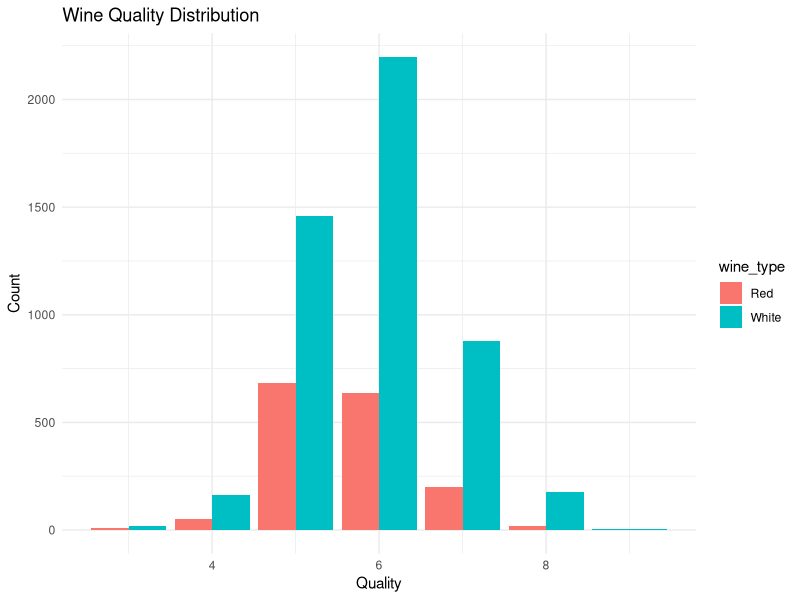
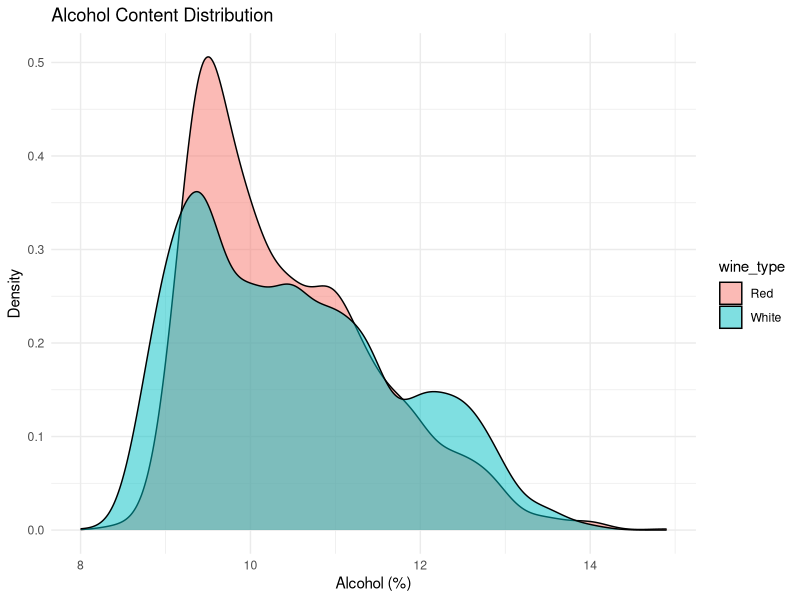
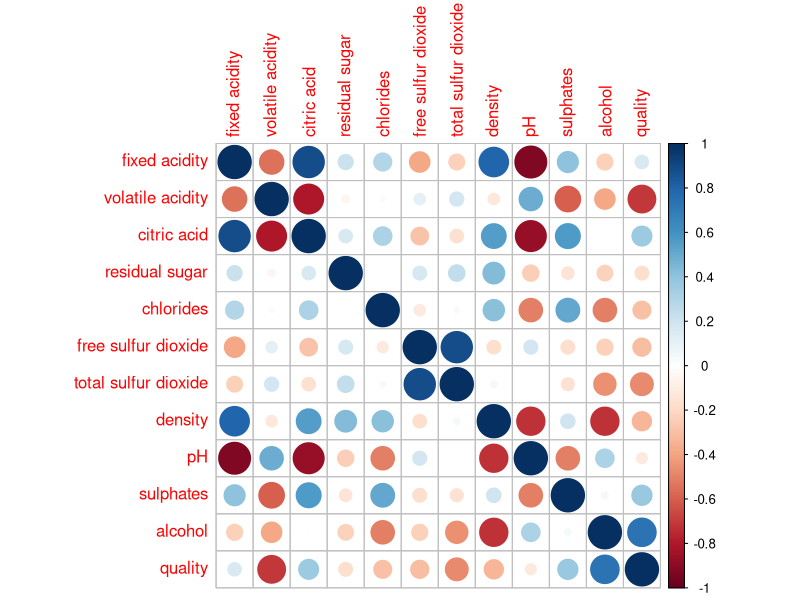
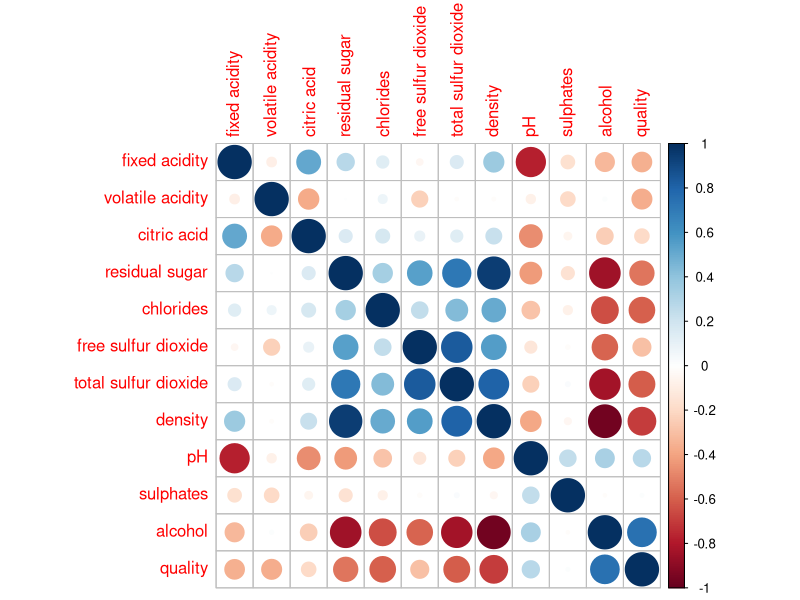
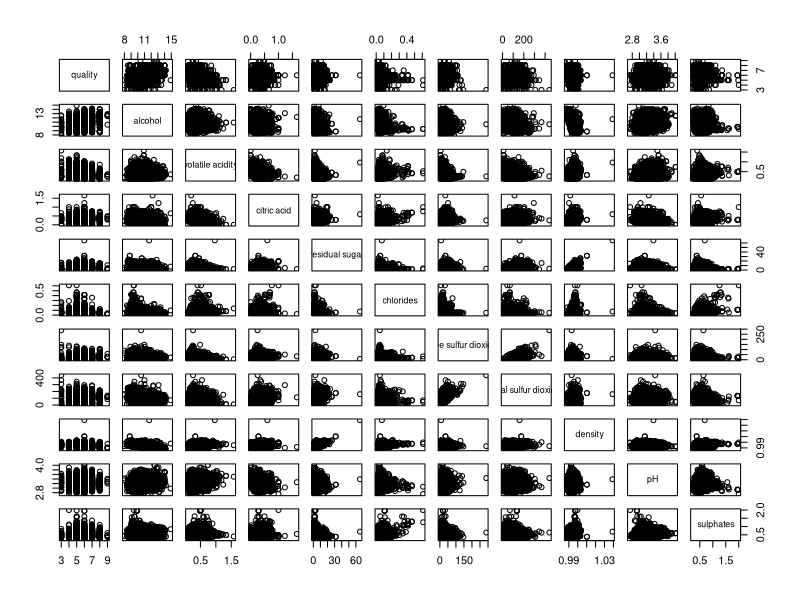
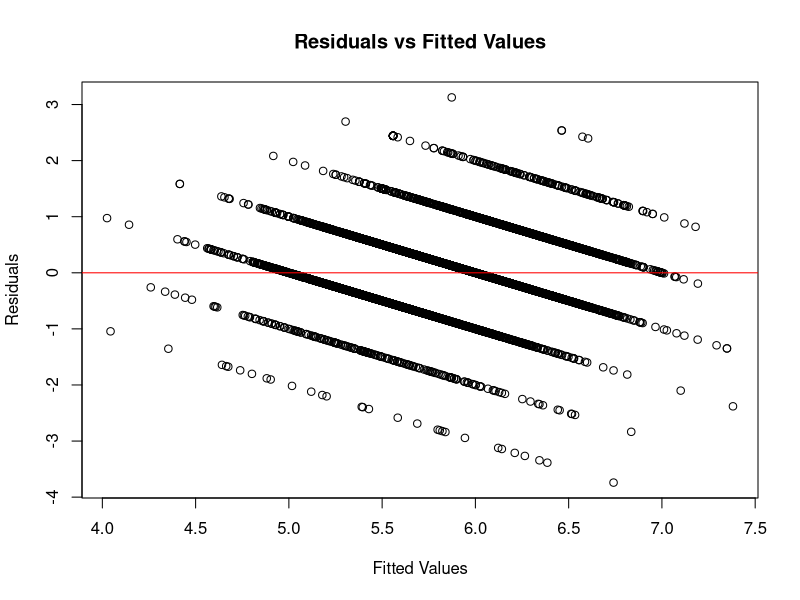
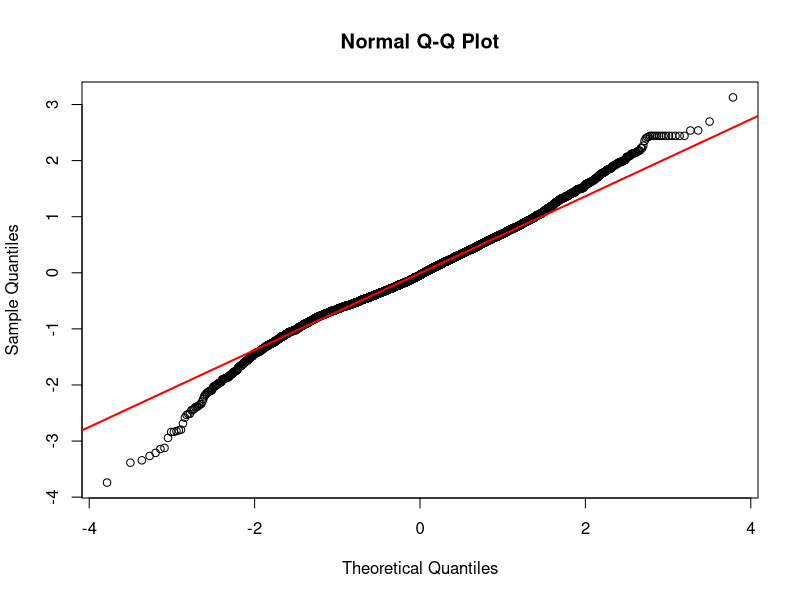
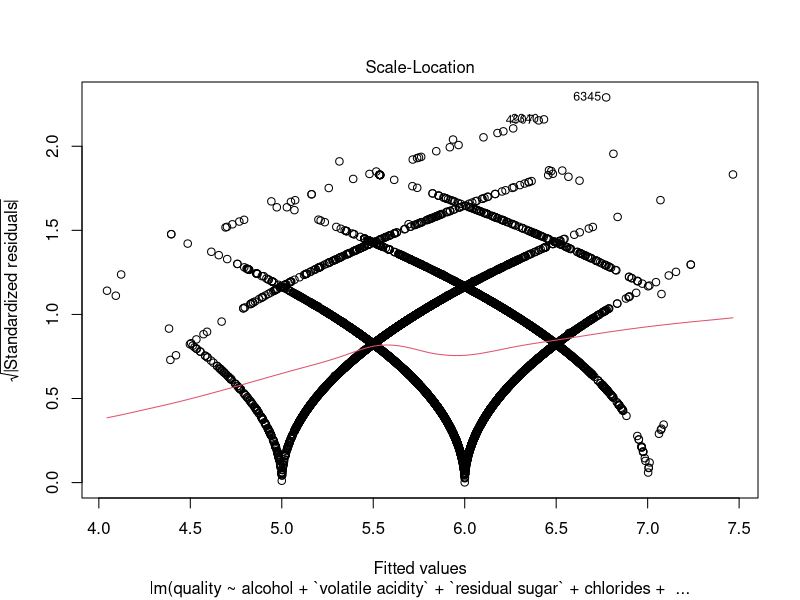

Write the R code that produced these figures, in order.
#install packages
install.packages("tidyverse")
install.packages('readxl')
install.packages('ggcorrplot')
install.packages('carData')
install.packages("corrplot")


# Load necessary libraries
library(tidyverse)  # For data manipulation and visualization
library(readxl)      # For reading Excel files
library(corrplot)
library(car)
#EDA

# Load the data sets
red_wine <- read_excel("winequality-red.xlsx")
white_wine <- read_excel("winequality-white.xlsx")

# Preview the data sets
head(red_wine)
head(white_wine)

# Red wine dataset overview
str(red_wine)
summary(red_wine)
sum(is.na(red_wine))

# White wine dataset overview
str(white_wine)
summary(white_wine)
sum(is.na(white_wine))

# Add a wine type column and combine datasets
red_wine <- red_wine %>% mutate(wine_type = "Red")
white_wine <- white_wine %>% mutate(wine_type = "White")

combined_wine <- bind_rows(red_wine, white_wine)

# Preview combined data
head(combined_wine)


#VISUALIZATION
# Quality distribution for red and white wines
combined_wine %>%
  ggplot(aes(x = quality, fill = wine_type)) +
  geom_bar(position = "dodge") +
  labs(title = "Wine Quality Distribution", x = "Quality", y = "Count") +
  theme_minimal()
#compare alcohol content
combined_wine %>%
  ggplot(aes(x = alcohol, fill = wine_type)) +
  geom_density(alpha = 0.5) +
  labs(title = "Alcohol Content Distribution", x = "Alcohol (%)",
       y = "Density") +theme_minimal()

# CORELLATION ANALYSIS
# Calculate correlation matrix for red wine
red_corr <- cor(select(red_wine, where(is.numeric)))


# Calculate correlation matrix for white wine
white_corr <- cor(select(white_wine, where(is.numeric)))

# Visualize correlation matrices
corrplot(cor(red_corr))
corrplot(cor(white_corr))

# Extract correlations with 'quality' for red wine
red_quality_corr <- red_corr[, "quality"] %>% sort(decreasing = TRUE)
print("Red Wine Correlations with Quality:")
print(red_quality_corr)

# Extract correlations with 'quality' for white wine
white_quality_corr <- white_corr[, "quality"] %>% sort(decreasing = TRUE)
print("White Wine Correlations with Quality:")
print(white_quality_corr)









#REGRESSION(MULTIPLE)
# Multiple Linear Regression
model_mlr <- lm(quality ~ alcohol + `volatile acidity` 
                + `citric acid` + `residual sugar` + chlorides 
                + `free sulfur dioxide` + `total sulfur dioxide` + density 
                + pH + sulphates + alcohol + wine_type,
                data= combined_wine)

model_mlr1<-lm(quality~ `volatile acidity`+alcohol, data= combined_wine)

model_mlr3 <- lm(quality ~ alcohol + `volatile acidity`  
                + `residual sugar` + chlorides + `free sulfur dioxide` 
                + `total sulfur dioxide` + density + pH + sulphates 
                + alcohol + wine_type, data= combined_wine)

model_mlr2 <- lm(quality ~ alcohol + `volatile acidity`  
                 + `residual sugar` + chlorides + `free sulfur dioxide` 
                 + `total sulfur dioxide`  + pH + sulphates 
                 + alcohol , data= combined_wine)
# Summary of the model
summary(model_mlr)
summary(model_mlr1)
summary(model_mlr3)
summary(model_mlr2)

#ASSUMPTIONS CHECK

#Linearity
# Scatterplots for visualizing linearity
pairs(combined_wine[, c("quality", "alcohol", "volatile acidity", 
                        "citric acid", "residual sugar", "chlorides", 
                        "free sulfur dioxide", "total sulfur dioxide", 
                        "density", "pH", "sulphates")])

# Residual plot for linearity
plot(model_mlr$fitted.values, model_mlr$residuals, 
     xlab = "Fitted Values", ylab = "Residuals", 
     main = "Residuals vs Fitted Values")
abline(h = 0, col = "red")



#Normality
# Q-Q plot
qqnorm(model_mlr$residuals)
qqline(model_mlr$residuals, col = "red", lwd = 2)


#Homoscedasity
# Residual plot for homoscedasticity
plot(model_mlr2,3)


#Residual Independence

plot(model_mlr2,1)



#Multicollinearity
# VIF calculation

vif(model_mlr2)




#HYPOTHESIS TESTING
#T-Test for Quality:
t.test(quality ~ wine_type, data = combined_wine)

#F-Test for Variance in Quality:
var.test(red_wine$quality, white_wine$quality)

#T-Tests for Attributes:
# Subset red and white wine data
red_wine <- subset(combined_wine, wine_type == "Red")
white_wine <- subset(combined_wine, wine_type == "White")

# Perform t-tests for all attributes
t_test_results <- list(
  volatile_acidity = t.test(red_wine$`volatile acidity`,
                            white_wine$`volatile acidity`),
  citric_acid = t.test(red_wine$`citric acid`, white_wine$`citric acid`),
  residual_sugar = t.test(red_wine$`residual sugar`, 
                          white_wine$`residual sugar`),
  chlorides = t.test(red_wine$chlorides, white_wine$chlorides),
  free_sulfur_dioxide = t.test(red_wine$`free sulfur dioxide`,
                               white_wine$`free sulfur dioxide`),
  total_sulfur_dioxide = t.test(red_wine$`total sulfur dioxide`,
                                white_wine$`total sulfur dioxide`),
  density = t.test(red_wine$density, white_wine$density),
  pH = t.test(red_wine$pH, white_wine$pH),
  sulphates = t.test(red_wine$sulphates, white_wine$sulphates),
  alcohol = t.test(red_wine$alcohol, white_wine$alcohol))

# Print results for each attribute
for (attribute in names(t_test_results)) {
  cat("\nT-Test for", attribute, "\n")
  print(t_test_results[[attribute]])}






